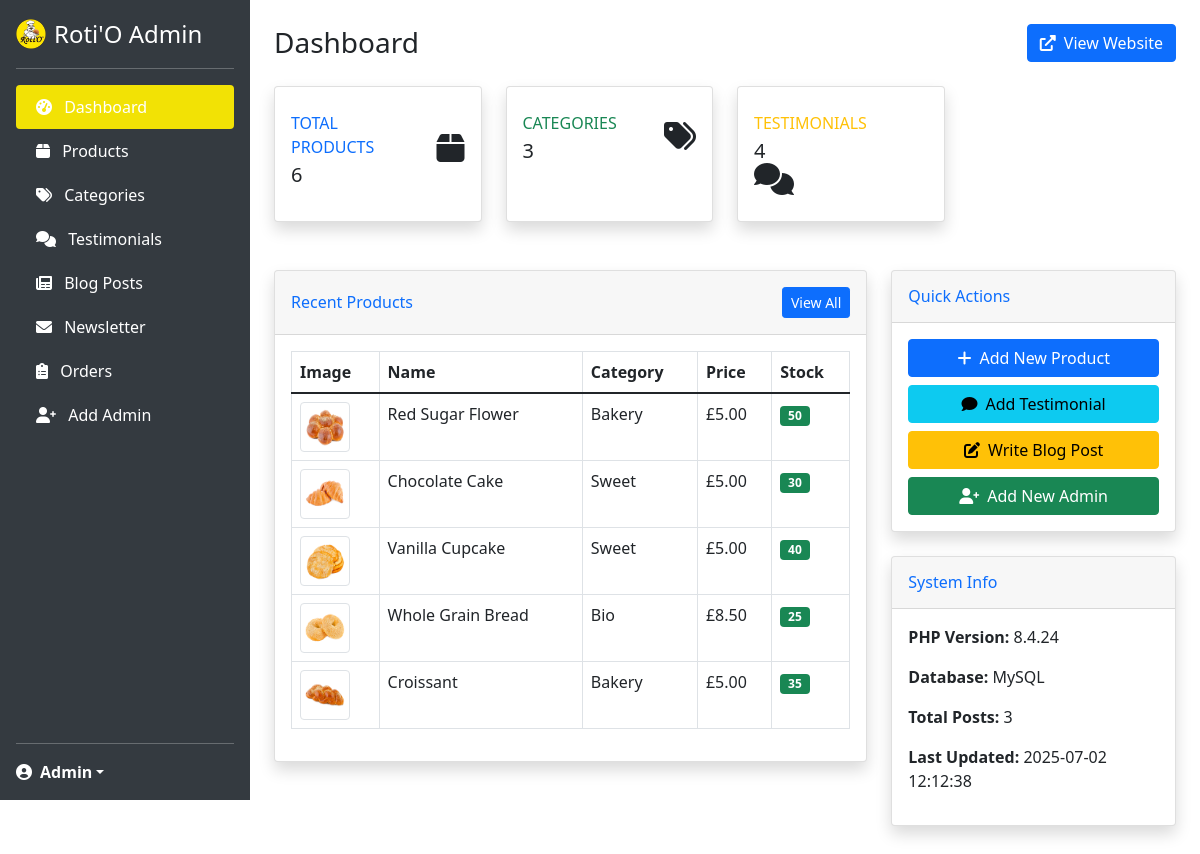
The page /admin/index.php (signed in) on the database its author committed.
### tables this page shows
CREATE TABLE products (
    id INT PRIMARY KEY AUTO_INCREMENT,
    name VARCHAR(200) NOT NULL,
    slug VARCHAR(200) UNIQUE NOT NULL,
    description TEXT,
    price DECIMAL(10,2) NOT NULL,
    sale_price DECIMAL(10,2) NULL,
    category_id INT,
    image VARCHAR(255) NOT NULL,
    stock INT DEFAULT 0,
    is_featured BOOLEAN DEFAULT FALSE,
    is_new BOOLEAN DEFAULT FALSE,
    is_sale BOOLEAN DEFAULT FALSE,
    rating DECIMAL(3,2) DEFAULT 0.00,
    created_at TIMESTAMP DEFAULT CURRENT_TIMESTAMP,
    FOREIGN KEY (category_id) REFERENCES categories(id)
);

CREATE TABLE categories (
    id INT PRIMARY KEY AUTO_INCREMENT,
    name VARCHAR(100) NOT NULL,
    slug VARCHAR(100) UNIQUE NOT NULL,
    description TEXT,
    created_at TIMESTAMP DEFAULT CURRENT_TIMESTAMP
);

### admin/includes/functions.php (called while the page is built, shortened)
<?php
$database = new Database();
$pdo = $database->getConnection();
function getAllProducts() {
    global $pdo;
    $sql = "SELECT p.*, c.name as category_name
            FROM products p
            LEFT JOIN categories c ON p.category_id = c.id
            ORDER BY p.created_at DESC";
    $stmt = $pdo->prepare($sql);
    $stmt->execute();
    return $stmt->fetchAll(PDO::FETCH_ASSOC);
}
function getAllCategories() {
    global $pdo;
    $sql = "SELECT * FROM categories ORDER BY name";
    $stmt = $pdo->prepare($sql);
    $stmt->execute();
    return $stmt->fetchAll(PDO::FETCH_ASSOC);
}
function getAllTestimonials() {
    global $pdo;
    $sql = "SELECT * FROM testimonials ORDER BY created_at DESC";
    $stmt = $pdo->prepare($sql);
    $stmt->execute();
    return $stmt->fetchAll(PDO::FETCH_ASSOC);
}
function getAllPosts() {
    global $pdo;
    $sql = "SELECT * FROM posts ORDER BY created_at DESC";
    $stmt = $pdo->prepare($sql);
    $stmt->execute();
    return $stmt->fetchAll(PDO::FETCH_ASSOC);
}
?>

### admin/index.php (the view, shortened to what this page needs)
<?php
require_once 'includes/functions.php';
$products = getAllProducts();
$categories = getAllCategories();
$testimonials = getAllTestimonials();
$posts = getAllPosts();
$total_products = count($products);
$total_categories = count($categories);
$total_testimonials = count($testimonials);
$total_posts = count($posts);
?>
<!DOCTYPE html>
<html lang="en">
<head>
    <link href="https://cdn.jsdelivr.net/npm/bootstrap@5.1.3/dist/css/bootstrap.min.css" rel="stylesheet">
    <link href="https://cdnjs.cloudflare.com/ajax/libs/font-awesome/6.0.0/css/all.min.css" rel="stylesheet">
</head>
<body>
    <nav class="sidebar position-fixed top-0 start-0 d-flex flex-column flex-shrink-0 p-3 text-white" style="width: 250px;">
        <a href="index.php" class="d-flex align-items-center mb-3 mb-md-0 me-md-auto text-white text-decoration-none">
            <img src="../images/logo-rotio.png" alt="Roti'O" class="me-2" style="width: 30px; height: 30px;">
            <span class="fs-4">Roti'O Admin</span>
        </a>
        <hr>
        <ul class="nav nav-pills flex-column mb-auto">
            <li class="nav-item">
                <a href="index.php" class="nav-link active">
                    <i class="fas fa-tachometer-alt me-2"></i>
                    Dashboard
                </a>
            </li>
            <li>
                <a href="products.php" class="nav-link text-white">
                    <i class="fas fa-box me-2"></i>
                    Products
                </a>
            </li>
            <li>
                <a href="categories.php" class="nav-link text-white">
                    <i class="fas fa-tags me-2"></i>
                    Categories
                </a>
            </li>
            <li>
                <a href="testimonials.php" class="nav-link text-white">
                    <i class="fas fa-comments me-2"></i>
                    Testimonials
                </a>
            </li>
            <li>
                <a href="posts.php" class="nav-link text-white">
                    <i class="fas fa-newspaper me-2"></i>
                    Blog Posts
                </a>
            </li>
            <li>
                <a href="newsletter.php" class="nav-link text-white">
                    <i class="fas fa-envelope me-2"></i>
                    Newsletter
                </a>
            </li>
            <li>
                <a href="orders.php" class="nav-link text-white">
                    <i class="fas fa-clipboard-list me-2"></i>
                    Orders
                </a>
            </li>
            <li>
                <a href="register.php" class="nav-link text-white">
                    <i class="fas fa-user-plus me-2"></i>
                    Add Admin
                </a>
            </li>
        </ul>
        <hr>
        <div class="dropdown">
            <a href="#" class="d-flex align-items-center text-white text-decoration-none dropdown-toggle" id="dropdownUser1" data-bs-toggle="dropdown" aria-expanded="false">
                <i class="fas fa-user-circle me-2"></i>
                <strong><?php echo htmlspecialchars($_SESSION['admin_name'] ?? 'Admin'); ?></strong>
            </a>
        </div>
    </nav>
    <div class="main-content">
        <div class="container-fluid p-4">
            <div class="d-flex justify-content-between align-items-center mb-4">
                <h1 class="h3 mb-0">Dashboard</h1>
                <a href="../index.php" target="_blank" class="btn btn-primary">
                    <i class="fas fa-external-link-alt me-2"></i>View Website
                </a>
            </div>
            <div class="row mb-4">
                <div class="col-xl-3 col-md-6 mb-4">
                    <div class="card border-left-primary shadow h-100 py-2 card-stats">
                        <div class="card-body">
                            <div class="row no-gutters align-items-center">
                                <div class="col mr-2">
                                    <div class="text-xs font-weight-bold text-primary text-uppercase mb-1">
                                        Total Products</div>
                                    <div class="h5 mb-0 font-weight-bold text-gray-800"><?php echo $total_products; ?></div>
                                </div>
                                <div class="col-auto">
                                    <i class="fas fa-box fa-2x text-gray-300"></i>
                                </div>
                            </div>
                        </div>
                    </div>
                </div>
                <div class="col-xl-3 col-md-6 mb-4">
                    <div class="card border-left-success shadow h-100 py-2 card-stats">
                        <div class="card-body">
                            <div class="row no-gutters align-items-center">
                                <div class="col mr-2">
                                    <div class="text-xs font-weight-bold text-success text-uppercase mb-1">
                                        Categories</div>
                                    <div class="h5 mb-0 font-weight-bold text-gray-800"><?php echo $total_categories; ?></div>
                                </div>
                                <div class="col-auto">
                                    <i class="fas fa-tags fa-2x text-gray-300"></i>
                                </div>
                            </div>
                        </div>
                    </div>
                </div>
                <div class="col-xl-3 col-md-6 mb-4">
                    <div class="card border-left-warning shadow h-100 py-2 card-stats">
                        <div class="card-body">
                            <div class="row no-gutters align-items-center">
                                <div class="col mr-2">
                                    <div class="text-xs font-weight-bold text-warning text-uppercase mb-1">
                                        Testimonials</div>
                                    <div class="h5 mb-0 font-weight-bold text-gray-800"><?php echo $total_testimonials; ?></div>
                                </div>
                                <div class="col-auto">
                                    <i class="fas fa-comments fa-2x text-gray-300"></i>
                                </div>
                            </div>
                        </div>
                    </div>
                </div>
            </div>
            <div class="row">
                <div class="col-lg-8">
                    <div class="card shadow mb-4">
                        <div class="card-header py-3 d-flex flex-row align-items-center justify-content-between">
                            <h6 class="m-0 font-weight-bold text-primary">Recent Products</h6>
                            <a href="products.php" class="btn btn-sm btn-primary">View All</a>
                        </div>
                        <div class="card-body">
                            <div class="table-responsive">
                                <table class="table table-bordered" width="100%" cellspacing="0">
                                    <thead>
                                        <tr>
                                            <th>Image</th>
                                            <th>Name</th>
                                            <th>Category</th>
                                            <th>Price</th>
                                            <th>Stock</th>
                                        </tr>
                                    </thead>
                                    <tbody>
                                        <?php
                                        $recent_products = array_slice($products, 0, 5);
                                        foreach ($recent_products as $product):
                                        ?>
                                        <tr>
                                            <td>
                                                <?php if (!empty($product['image_data'])): ?>
                                                    <?php echo displayImage($product['image_data'], $product['image_mime'], 'img-thumbnail', $product['name']); ?>
                                                <?php else: ?>
                                                    <img src="<?php echo $product['image']; ?>" class="img-thumbnail" alt="<?php echo $product['name']; ?>" style="width: 50px; height: 50px;">
                                                <?php endif; ?>
                                            </td>
                                            <td><?php echo $product['name']; ?></td>
                                            <td><?php echo $product['category_name']; ?></td>
                                            <td>£<?php echo number_format($product['price'], 2); ?></td>
                                            <td>
                                                <span class="badge <?php echo $product['stock'] > 0 ? 'bg-success' : 'bg-danger'; ?>">
                                                    <?php echo $product['stock']; ?>
                                                </span>
                                            </td>
                                        </tr>
                                        <?php endforeach; ?>
                                    </tbody>
                                </table>
                            </div>
                        </div>
                    </div>
                </div>
                <div class="col-lg-4">
                    <div class="card shadow mb-4">
                        <div class="card-header py-3">
                            <h6 class="m-0 font-weight-bold text-primary">Quick Actions</h6>
                        </div>
                        <div class="card-body">
                            <div class="d-grid gap-2">
                                <a href="products.php?action=add" class="btn btn-primary">
                                    <i class="fas fa-plus me-2"></i>Add New Product
                                </a>
                                <a href="testimonials.php?action=add" class="btn btn-info">
                                    <i class="fas fa-comment me-2"></i>Add Testimonial
                                </a>
                                <a href="posts.php?action=add" class="btn btn-warning">
                                    <i class="fas fa-edit me-2"></i>Write Blog Post
                                </a>
                                <a href="register.php" class="btn btn-success">
                                    <i class="fas fa-user-plus me-2"></i>Add New Admin
                                </a>
                            </div>
                        </div>
                    </div>
                    <div class="card shadow mb-4">
                        <div class="card-header py-3">
                            <h6 class="m-0 font-weight-bold text-primary">System Info</h6>
                        </div>
                        <div class="card-body">
                            <p><strong>PHP Version:</strong> <?php echo phpversion(); ?></p>
                            <p><strong>Database:</strong> MySQL</p>
                            <p><strong>Total Posts:</strong> <?php echo $total_posts; ?></p>
                            <p><strong>Last Updated:</strong> <?php echo date('Y-m-d H:i:s'); ?></p>
                        </div>
                    </div>
                </div>
            </div>
        </div>
    </div>
</body>
</html>

### admin/index.php (style rules this page uses)
.sidebar { min-height: 100vh; background: #343a40; }
.sidebar .nav-link { color: #fff; padding: 10px 20px; }
.sidebar .nav-link.active { background: #F2E205; }
.card-stats { transition: transform 0.2s; }
.main-content { margin-left: 250px; }

### rows shown on the page
products: image (picture), name "Red Sugar Flower", category.name "Bakery", price "5.00", stock "50"
products: image (picture), name "Chocolate Cake", category.name "Sweet", price "5.00", stock "30"
products: image (picture), name "Vanilla Cupcake", category.name "Sweet", price "5.00", stock "40"
products: image (picture), name "Whole Grain Bread", category.name "Bio", price "8.50", stock "25"
products: image (picture), name "Croissant", category.name "Bakery", price "5.00", stock "35"

### other values the page prints
$_SESSION['admin_name'] "Admin"
$total_products "6"
$total_categories "3"
$total_testimonials "4"
phpversion() "8.4.24"
$total_posts "3"
